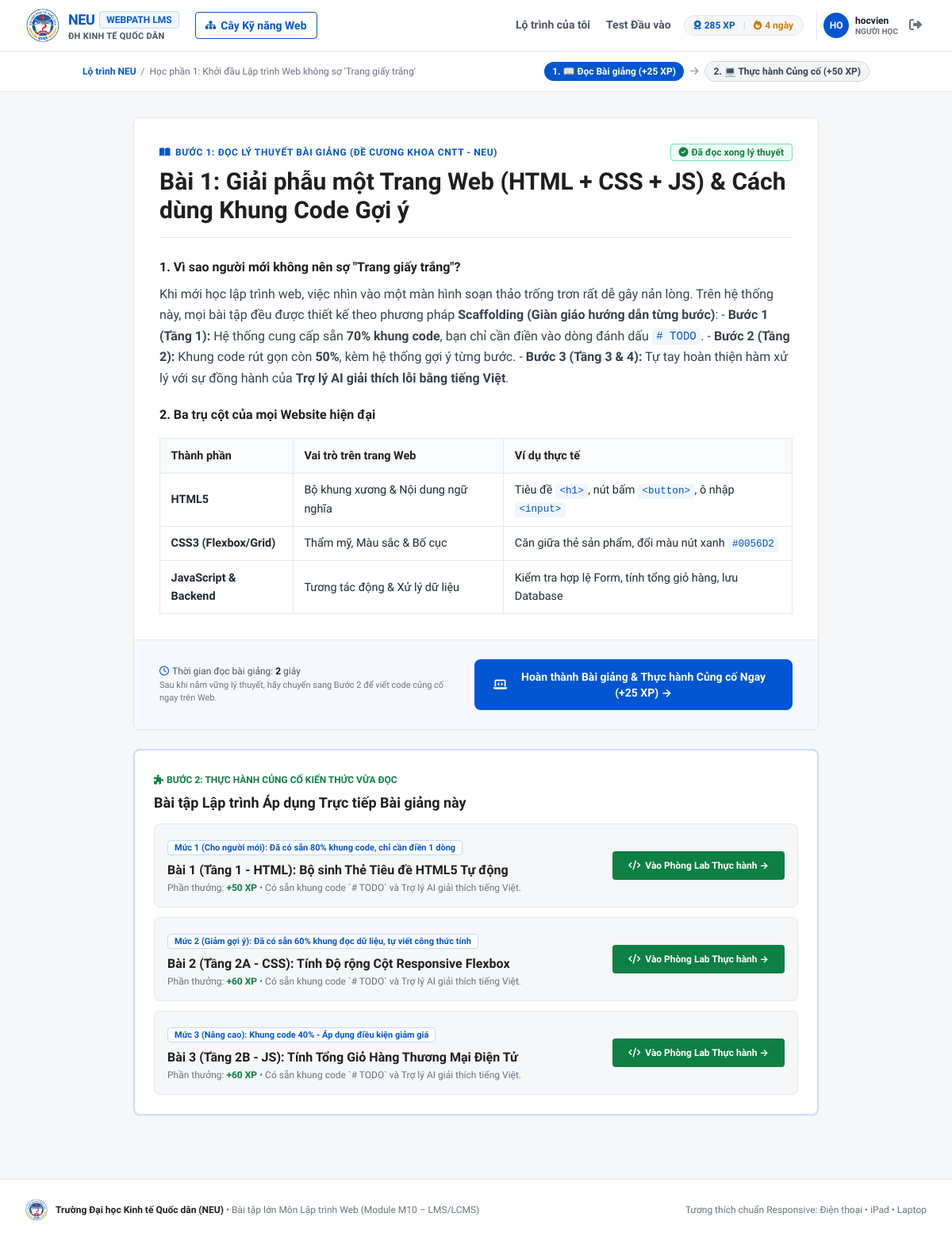
The page /lessons/giai-phau-trang-web-html-css-js (signed in) on the database its author committed.
### app/models/schema.py (models this page shows, shortened)
class User(UserMixin, db.Model):
    __tablename__ = "users"
    id = db.Column(db.Integer, primary_key=True)
    username = db.Column(db.String(64), unique=True, nullable=False, index=True)
    email = db.Column(db.String(191), unique=True, nullable=False, index=True)
    password_hash = db.Column(db.String(255), nullable=False)
    role = db.Column(
        db.Enum("learner", "instructor", "admin", name="user_roles", native_enum=False),
        default="learner",
        nullable=False,
    )
    total_xp = db.Column(db.Integer, default=0, nullable=False)
    current_streak = db.Column(db.Integer, default=1, nullable=False)
    placement_done = db.Column(db.Boolean, default=False, nullable=False)
    placement_level = db.Column(db.String(100), default="Người mới bắt đầu (Tier 1)")
    current_focus_skill_id = db.Column(db.Integer, db.ForeignKey("skills.id", ondelete="SET NULL"))
    created_at = db.Column(db.DateTime, default=lambda: datetime.now(timezone.utc))
    focus_skill = db.relationship("Skill", foreign_keys=[current_focus_skill_id])
    badges = db.relationship("UserBadge", backref="user", cascade="all, delete-orphan")
    @property
    def is_admin_or_instructor(self) -> bool:
        return self.role in ("admin", "instructor")

class Course(db.Model):
    __tablename__ = "courses"
    id = db.Column(db.Integer, primary_key=True)
    skill_id = db.Column(db.Integer, db.ForeignKey("skills.id", ondelete="SET NULL"), index=True)
    title = db.Column(db.String(200), nullable=False)
    slug = db.Column(db.String(191), unique=True, nullable=False)
    description = db.Column(db.Text)
    is_published = db.Column(db.Boolean, default=True)
    lessons = db.relationship("Lesson", backref="course", order_by="Lesson.order_index", cascade="all, delete-orphan")

class Lesson(db.Model):
    __tablename__ = "lessons"
    id = db.Column(db.Integer, primary_key=True)
    course_id = db.Column(db.Integer, db.ForeignKey("courses.id", ondelete="CASCADE"), nullable=False)
    title = db.Column(db.String(200), nullable=False)
    slug = db.Column(db.String(191), unique=True, nullable=False)
    order_index = db.Column(db.Integer, default=1, nullable=False)
    content_markdown = db.Column(LargeText, nullable=False)
    video_url = db.Column(db.String(500))
    xp_reward = db.Column(db.Integer, default=20, nullable=False)
    exercises = db.relationship("Exercise", backref="lesson", lazy="dynamic")
    __table_args__ = (Index("idx_lesson_course_order", "course_id", "order_index"),)

class Exercise(db.Model):
    __tablename__ = "exercises"
    id = db.Column(db.Integer, primary_key=True)
    skill_id = db.Column(db.Integer, db.ForeignKey("skills.id", ondelete="SET NULL"), index=True)
    lesson_id = db.Column(db.Integer, db.ForeignKey("lessons.id", ondelete="SET NULL"), index=True)
    title = db.Column(db.String(200), nullable=False)
    slug = db.Column(db.String(191), unique=True, nullable=False, index=True)
    problem_statement = db.Column(LargeText, nullable=False)
    difficulty = db.Column(
        db.Enum("easy", "medium", "hard", name="exercise_diff", native_enum=False),
        default="easy",
        nullable=False,
        index=True,
    )
    scaffold_level = db.Column(
        db.String(100), default="Mức 1: Có sẵn 70% khung code (Điền vào chỗ trống)"
    )
    hints = db.Column(db.JSON, default=list)  # Danh sách gợi ý từng bước cho người mới
    tags = db.Column(db.JSON, default=list)
    starter_code = db.Column(db.JSON, default=dict)
    time_limit_ms = db.Column(db.Integer, default=1500, nullable=False)
    memory_limit_kb = db.Column(db.Integer, default=65536, nullable=False)
    xp_reward = db.Column(db.Integer, default=50, nullable=False)
    test_cases = db.relationship(
        "TestCase", backref="exercise", order_by="TestCase.order_index", cascade="all, delete-orphan"
    )

### app/blueprints/main.py (the view)
@main_bp.route("/lessons/<slug>")
@login_required
def lesson_detail(slug: str):
    lesson = Lesson.query.filter_by(slug=slug).first_or_404()
    html_content = markdown.markdown(
        lesson.content_markdown, extensions=["fenced_code", "tables"]
    )
    progress = UserLessonProgress.query.filter_by(
        user_id=current_user.id, lesson_id=lesson.id
    ).first()
    related_exercises = lesson.exercises.all()
    return render_template(
        "lessons/detail.html",
        lesson=lesson,
        html_content=html_content,
        progress=progress,
        related_exercises=related_exercises,
    )

### app/templates/lessons/detail.html (shortened to what this page needs)
{% extends "base.html" %}
{% block content %}
<div class="bg-white border-b border-gray-200">
    <div class="max-w-5xl mx-auto px-4 py-3 flex flex-col sm:flex-row sm:items-center justify-between gap-2 text-xs">
        <div class="flex flex-wrap items-center gap-1.5 text-gray-500">
            <a href="{{ url_for('main.dashboard') }}" class="text-[#0056D2] font-bold hover:underline">Lộ trình NEU</a>
            <span>/</span>
            <span class="truncate max-w-[220px] sm:max-w-none">{{ lesson.course.title }}</span>
        </div>
        <div class="flex items-center space-x-2">
            <span class="px-2.5 py-1 rounded-full bg-[#0056D2] text-white font-bold">
                1. 📖 Đọc Bài giảng (+{{ lesson.xp_reward }} XP)
            </span>
            <i class="fa-solid fa-arrow-right text-gray-400"></i>
            {% if related_exercises %}
            <a href="{{ url_for('judge.workspace', slug=related_exercises[0].slug) }}" class="px-2.5 py-1 rounded-full bg-gray-100 hover:bg-[#F0F6FF] text-gray-700 hover:text-[#0056D2] border border-gray-300 font-bold transition">
                2. 💻 Thực hành Củng cố (+{{ related_exercises[0].xp_reward }} XP)
            </a>
            {% endif %}
        </div>
    </div>
</div>
<div class="max-w-4xl mx-auto px-4 py-8 space-y-6">
    <div class="bg-white border border-gray-200 rounded-lg p-6 sm:p-8 shadow-sm">
        <div class="flex flex-wrap items-center justify-between gap-2 mb-2">
            <span class="text-xs font-bold uppercase tracking-wider text-[#0056D2]">
                <i class="fa-solid fa-book-open mr-1.5"></i>Bước 1: Đọc Lý thuyết Bài giảng (Đề cương Khoa CNTT - NEU)
            </span>
            {% if progress and progress.is_completed %}
                <span class="px-2.5 py-0.5 rounded bg-emerald-50 border border-emerald-300 text-[#0E8043] text-xs font-bold">
                    <i class="fa-solid fa-circle-check mr-1"></i>Đã đọc xong lý thuyết
                </span>
            {% endif %}
        </div>
        <h1 class="text-2xl sm:text-3xl font-extrabold text-[#1F1F1F] mt-1 mb-6 pb-4 border-b border-gray-200">
            {{ lesson.title }}
        </h1>
        <div class="prose max-w-none text-gray-800 leading-relaxed">
            {{ html_content | safe }}
        </div>
        <div class="mt-8 pt-6 border-t border-gray-200 bg-[#F0F6FF]/60 -mx-6 sm:-mx-8 -mb-6 sm:-mb-8 p-6 sm:px-8 rounded-b-lg flex flex-col sm:flex-row items-center justify-between gap-4">
            <div class="text-xs text-gray-600">
                <i class="fa-regular fa-clock mr-1 text-[#0056D2]"></i>Thời gian đọc bài giảng: <strong id="lesson-timer" class="text-gray-900">0</strong> giây
                <p class="text-[11px] text-gray-500 mt-0.5">Sau khi nắm vững lý thuyết, hãy chuyển sang Bước 2 để viết code củng cố ngay trên Web.</p>
            </div>
            {% set first_ex = related_exercises[0] if related_exercises else None %}
            <form method="POST" action="{{ url_for('main.complete_lesson', lesson_id=lesson.id) }}" class="w-full sm:w-auto">
                <button type="submit" class="w-full sm:w-auto px-6 py-3 rounded-lg bg-[#0056D2] hover:bg-[#00419E] text-white text-sm font-bold transition shadow-sm flex items-center justify-center">
                    <i class="fa-solid fa-laptop-code mr-2"></i>
                    {% if first_ex %}
                        Hoàn thành Bài giảng & Thực hành Củng cố Ngay (+{{ lesson.xp_reward }} XP) &rarr;
                    {% else %}
                        Đánh dấu Hoàn thành Bài giảng (+{{ lesson.xp_reward }} XP)
                    {% endif %}
                </button>
            </form>
        </div>
    </div>
    {% if related_exercises %}
    <div class="bg-white border-2 border-[#0056D2]/20 rounded-lg p-6 shadow-sm">
        <span class="text-xs font-bold uppercase text-[#0E8043]">
            <i class="fa-solid fa-puzzle-piece mr-1"></i>Bước 2: Thực hành Củng cố Kiến thức vừa đọc
        </span>
        <h3 class="text-lg font-bold text-[#1F1F1F] mt-1 mb-3">
            Bài tập Lập trình Áp dụng Trực tiếp Bài giảng này
        </h3>
        <div class="space-y-3">
            {% for ex in related_exercises %}
            <div class="p-4 rounded-lg bg-[#F5F7F8] border border-gray-200 flex flex-col sm:flex-row sm:items-center justify-between gap-4">
                <div>
                    <span class="text-[11px] font-bold px-2 py-0.5 rounded bg-white border border-blue-200 text-[#0056D2]">
                        {{ ex.scaffold_level }}
                    </span>
                    <p class="text-base font-bold text-[#1F1F1F] mt-1.5">{{ ex.title }}</p>
                    <p class="text-xs text-gray-500 mt-0.5">Phần thưởng: <strong class="text-[#0E8043]">+{{ ex.xp_reward }} XP</strong> • Có sẵn khung code `# TODO` và Trợ lý AI giải thích tiếng Việt.</p>
                </div>
                <a href="{{ url_for('judge.workspace', slug=ex.slug) }}" class="shrink-0 px-5 py-2.5 rounded bg-[#0E8043] hover:bg-emerald-800 text-white text-xs font-bold transition text-center">
                    <i class="fa-solid fa-code mr-1.5"></i>Vào Phòng Lab Thực hành &rarr;
                </a>
            </div>
            {% endfor %}
        </div>
    </div>
    {% endif %}
</div>
{% endblock %}

### app/templates/base.html (shortened to what this page needs)
<!DOCTYPE html>
<html lang="vi">
<head>
    <script src="https://cdn.tailwindcss.com"></script>
    <link rel="stylesheet" href="https://cdnjs.cloudflare.com/ajax/libs/font-awesome/6.5.1/css/all.min.css">
    <link rel="stylesheet" href="{{ url_for('static', filename='css/responsive.css') }}">
</head>
<body class="min-h-screen flex flex-col bg-[#F5F7F8] text-[#1F1F1F]">
    <header class="bg-white border-b border-gray-200 sticky top-0 z-50">
        <div class="max-w-7xl mx-auto px-3 sm:px-6 lg:px-8 h-16 flex items-center justify-between gap-2 sm:gap-4">
            <div class="flex items-center space-x-3 sm:space-x-5 min-w-0">
                <a href="{{ url_for('main.index') }}" class="flex items-center space-x-2.5 group shrink-0">
                    <img src="{{ url_for('static', filename='images/neu_logo.jpg') }}" alt="Logo Đại học Kinh tế Quốc dân NEU" class="w-10 h-10 sm:w-11 sm:h-11 rounded-full object-contain bg-white shadow-sm group-hover:scale-105 transition">
                    <div class="leading-tight">
                        <div class="flex items-center space-x-1.5">
                            <span class="text-base sm:text-lg font-extrabold tracking-tight text-[#0056D2]">NEU</span>
                            <span class="text-[10px] sm:text-xs font-bold uppercase px-1.5 sm:px-2 py-0.5 rounded bg-[#F0F6FF] text-[#0056D2] border border-blue-200">WebPath LMS</span>
                        </div>
                        <span class="block text-[10px] sm:text-[11px] font-bold text-gray-600 uppercase tracking-wide truncate">ĐH Kinh tế Quốc dân</span>
                    </div>
                </a>
                <a href="{{ url_for('skills.tree_view') }}" class="hidden md:inline-flex items-center px-3 py-1.5 rounded border border-[#0056D2] text-[#0056D2] hover:bg-[#F0F6FF] font-semibold text-xs lg:text-sm transition shrink-0">
                    <i class="fa-solid fa-sitemap mr-1.5 text-xs"></i>
                    <span>Cây Kỹ năng Web</span>
                </a>
            </div>
            <div class="flex items-center space-x-2 sm:space-x-4 shrink-0">
                {% if current_user.is_authenticated %}
                    <nav class="hidden lg:flex items-center space-x-5 text-sm font-semibold">
                        <a href="{{ url_for('main.dashboard') }}" class="py-5 border-b-2 transition {% if request.endpoint == 'main.dashboard' %}border-[#0056D2] text-[#0056D2]{% else %}border-transparent text-gray-600 hover:text-[#0056D2]{% endif %}">
                            Lộ trình của tôi
                        </a>
                        <a href="{{ url_for('main.placement_test') }}" class="py-5 border-b-2 transition {% if request.endpoint == 'main.placement_test' %}border-[#0056D2] text-[#0056D2]{% else %}border-transparent text-gray-600 hover:text-[#0056D2]{% endif %}">
                            Test Đầu vào
                        </a>
                    </nav>
                    <div class="flex items-center space-x-1.5 sm:space-x-2.5 bg-[#F5F7F8] border border-gray-200 px-2.5 sm:px-3 py-1 rounded-full text-[11px] sm:text-xs font-bold">
                        <span class="text-[#0056D2]" title="Điểm kinh nghiệm tích lũy (XP)">
                            <i class="fa-solid fa-award mr-0.5 sm:mr-1"></i><span id="nav-user-xp">{{ current_user.total_xp }}</span><span class="hidden sm:inline"> XP</span>
                        </span>
                        <span class="text-gray-300">|</span>
                        <span class="text-amber-600" title="Chuỗi ngày học liên tiếp">
                            <i class="fa-solid fa-fire mr-0.5 sm:mr-1"></i>{{ current_user.current_streak }}<span class="hidden sm:inline"> ngày</span>
                        </span>
                    </div>
                    <div class="hidden sm:flex items-center space-x-2 pl-2 border-l border-gray-200">
                        <div class="w-8 h-8 rounded-full bg-[#0056D2] text-white font-bold text-xs flex items-center justify-center uppercase">
                            {{ current_user.username[:2] }}
                        </div>
                        <div class="hidden md:block text-left leading-tight">
                            <p class="text-xs font-bold text-gray-900">{{ current_user.username }}</p>
                            <p class="text-[10px] font-semibold uppercase text-gray-500">
                                {% if current_user.role == 'learner' %}Người học{% elif current_user.role == 'instructor' %}Mentor / GV{% else %}Quản trị viên{% endif %}
                            </p>
                        </div>
                        <a href="{{ url_for('auth.logout') }}" class="p-1.5 text-gray-500 hover:text-red-600 transition" title="Đăng xuất">
                            <i class="fa-solid fa-right-from-bracket"></i>
                        </a>
                    </div>
                {% endif %}
            </div>
        </div>
    </header>
    <main class="flex-1">
        {% block content %}{% endblock %}
    </main>
    {% if request.endpoint != 'judge.workspace' %}
    <footer class="bg-white border-t border-gray-200 mt-12 py-6">
        <div class="max-w-7xl mx-auto px-4 sm:px-6 lg:px-8 flex flex-col sm:flex-row items-center justify-between text-xs text-gray-500 gap-3 text-center sm:text-left">
            <div class="flex flex-col sm:flex-row items-center gap-2.5">
                <img src="{{ url_for('static', filename='images/neu_logo.jpg') }}" alt="NEU Logo" class="w-7 h-7 rounded-full object-contain bg-white">
                <span><strong class="text-[#1F1F1F]">Trường Đại học Kinh tế Quốc dân (NEU)</strong> • Bài tập lớn Môn Lập trình Web (Module M10 – LMS/LCMS)</span>
            </div>
            <div>
                <span>Tương thích chuẩn Responsive: Điện thoại • iPad • Laptop</span>
            </div>
        </div>
    </footer>
    {% endif %}
</body>
</html>

### rows shown on the page
User: total_xp "285", current_streak "4", username "HO", username "hocvien"
Course: course "Học phần 1: Khởi đầu Lập trình Web không sợ 'Trang giấy trắng'"
Lesson: xp_reward "25", title "Bài 1: Giải phẫu một Trang Web (HTML + CSS + JS) & Cách dùng Khung Code Gợi ý"
Exercise: xp_reward "50", scaffold_level "Mức 1 (Cho người mới): Đã có sẵn 80% khung code, chỉ cần điền 1 dòng", title "Bài 1 (Tầng 1 - HTML): Bộ sinh Thẻ Tiêu đề HTML5 Tự động"
Exercise: scaffold_level "Mức 2 (Giảm gợi ý): Đã có sẵn 60% khung đọc dữ liệu, tự viết công thức tính", title "Bài 2 (Tầng 2A - CSS): Tính Độ rộng Cột Responsive Flexbox", xp_reward "60"
Exercise: scaffold_level "Mức 3 (Nâng cao): Khung code 40% - Áp dụng điều kiện giảm giá", title "Bài 3 (Tầng 2B - JS): Tính Tổng Giỏ Hàng Thương Mại Điện Tử", xp_reward "60"
